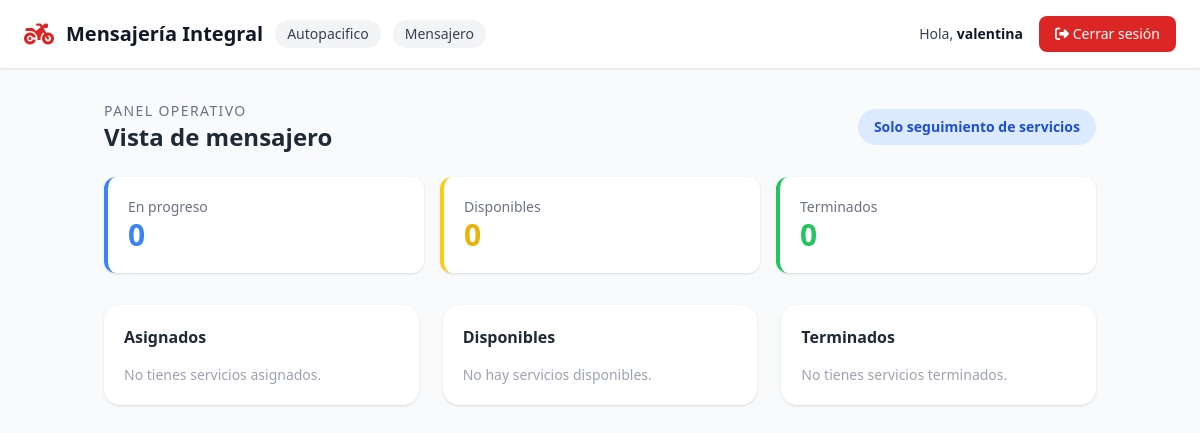
/mensajero/ (signed in), run on the app's committed database.
### usuarios/models.py (models this page shows, shortened)
class Usuario(AbstractUser):
    ROL_CHOICES = [
        ('coordinador', 'Coordinador'),
        ('cliente', 'Cliente'),
        ('mensajero', 'Mensajero'),
    ]
    rol = models.CharField(max_length=20, choices=ROL_CHOICES)
    telefono = models.CharField(max_length=20, blank=True)
    foto_perfil = models.ImageField(upload_to='perfiles/', blank=True, null=True)
    empresa = models.ForeignKey(
        Empresa,
        on_delete=models.SET_NULL,
        null=True,
        blank=True,
        related_name='usuarios'
    )
    class Meta:
        verbose_name = "Usuario"
        verbose_name_plural = "Usuarios"

class Empresa(models.Model):
    nombre = models.CharField(max_length=100)
    nit = models.CharField(max_length=20, blank=True)
    telefono = models.CharField(max_length=20, blank=True)
    activa = models.BooleanField(default=True)
    class Meta:
        verbose_name = "Empresa"
        verbose_name_plural = "Empresas"

### dashboard/views.py (the view)
# urls.py: path('mensajero/', views.mensajero_inicio, name='mensajero_inicio'),
@login_required
def mensajero_inicio(request):
    if request.user.rol != 'mensajero':
        return _redirigir_dashboard(request.user)
    servicios = _servicios_empresa(request.user)
    asignados = servicios.filter(mensajero=request.user)
    disponibles = servicios.filter(estado='sin_asignar')
    terminados = servicios.filter(mensajero=request.user, estado='terminado')
    context = {
        'asignados': asignados,
        'disponibles': disponibles,
        'terminados': terminados,
        'en_progreso': asignados.filter(estado='en_progreso').count(),
        'sin_asignar': disponibles.count(),
        'terminados_count': terminados.count(),
    }
    return render(request, 'dashboard/mensajero_inicio.html', context)

### dashboard/context_processors.py (called while the page is built)
def google_maps(request):
    return {
        'google_maps_api_key': getattr(settings, 'GOOGLE_MAPS_API_KEY', ''),
    }

### dashboard/templates/dashboard/mensajero_inicio.html (shortened to what this page needs)
{% extends 'dashboard/base.html' %}
{% load l10n %}
{% block content %}
<div class="flex justify-between items-center mb-6">
    <div>
        <p class="text-sm text-gray-500 uppercase tracking-widest">Panel operativo</p>
        <h1 class="text-2xl font-bold text-gray-800">Vista de mensajero</h1>
    </div>
    <span class="bg-blue-100 text-blue-700 px-4 py-2 rounded-full text-sm font-semibold">
        Solo seguimiento de servicios
    </span>
</div>
<div class="grid grid-cols-1 md:grid-cols-3 gap-4 mb-8">
    <div class="bg-white rounded-xl shadow p-5 border-l-4 border-blue-500">
        <p class="text-gray-500 text-sm">En progreso</p>
        <p class="text-3xl font-bold text-blue-500">{{ en_progreso }}</p>
    </div>
    <div class="bg-white rounded-xl shadow p-5 border-l-4 border-yellow-400">
        <p class="text-gray-500 text-sm">Disponibles</p>
        <p class="text-3xl font-bold text-yellow-500">{{ sin_asignar }}</p>
    </div>
    <div class="bg-white rounded-xl shadow p-5 border-l-4 border-green-500">
        <p class="text-gray-500 text-sm">Terminados</p>
        <p class="text-3xl font-bold text-green-500">{{ terminados_count }}</p>
    </div>
</div>
<div class="grid grid-cols-1 lg:grid-cols-3 gap-6">
    <section class="bg-white rounded-2xl shadow p-5">
        <h2 class="font-bold text-gray-800 mb-4">Asignados</h2>
        <div class="space-y-3 max-h-[32rem] overflow-auto pr-1">
            {% for servicio in asignados %}
            <article class="border rounded-xl p-4">
                <div class="flex justify-between gap-3 mb-2">
                    <strong class="text-gray-800">Orden #{{ servicio.orden }}</strong>
                    <span class="text-xs px-2 py-1 rounded-full {% if servicio.estado == 'en_progreso' %}bg-blue-100 text-blue-700{% else %}bg-green-100 text-green-700{% endif %}">
                        {{ servicio.get_estado_display }}
                    </span>
                </div>
                <p class="text-sm text-gray-500"><strong>Origen:</strong> {{ servicio.origen }}</p>
                <p class="text-sm text-gray-500"><strong>Destino:</strong> {{ servicio.destino }}</p>
                <p class="text-sm text-gray-500"><strong>Vehículo:</strong> {{ servicio.tipo_vehiculo }}</p>
                {% if servicio.origen_lat and servicio.origen_lng and servicio.destino_lat and servicio.destino_lng %}
                <a
                    href="https://www.google.com/maps/dir/?api=1&origin={{ servicio.origen_lat|unlocalize }},{{ servicio.origen_lng|unlocalize }}&destination={{ servicio.destino_lat|unlocalize }},{{ servicio.destino_lng|unlocalize }}&travelmode=driving"
                    target="_blank"
                    rel="noreferrer"
                    class="inline-flex items-center gap-2 mt-3 bg-slate-900 hover:bg-slate-800 text-white px-4 py-2 rounded-lg text-sm font-semibold transition"
                >
                    <i class="fas fa-route"></i> Abrir ruta
                </a>
                {% endif %}
                {% if servicio.tiene_mapa %}
                <div class="mt-3">
                    {% include 'dashboard/partials/mini_map.html' with servicio=servicio map_id='mensajero-map-'|add:servicio.id %}
                </div>
                {% endif %}
            </article>
            {% empty %}
            <p class="text-sm text-gray-400">No tienes servicios asignados.</p>
            {% endfor %}
        </div>
    </section>
    <section class="bg-white rounded-2xl shadow p-5">
        <h2 class="font-bold text-gray-800 mb-4">Disponibles</h2>
        <div class="space-y-3 max-h-[32rem] overflow-auto pr-1">
            {% for servicio in disponibles %}
            <article class="border rounded-xl p-4 border-dashed border-yellow-300 bg-yellow-50/40">
                <div class="flex justify-between gap-3 mb-2">
                    <strong class="text-gray-800">Orden #{{ servicio.orden }}</strong>
                    <span class="text-xs px-2 py-1 rounded-full bg-yellow-100 text-yellow-700">Sin asignar</span>
                </div>
                <p class="text-sm text-gray-500"><strong>Origen:</strong> {{ servicio.origen }}</p>
                <p class="text-sm text-gray-500"><strong>Destino:</strong> {{ servicio.destino }}</p>
                <p class="text-sm text-gray-500"><strong>Prioridad:</strong> {{ servicio.get_prioridad_display }}</p>
                {% if servicio.origen_lat and servicio.origen_lng and servicio.destino_lat and servicio.destino_lng %}
                <a
                    href="https://www.google.com/maps/dir/?api=1&origin={{ servicio.origen_lat|unlocalize }},{{ servicio.origen_lng|unlocalize }}&destination={{ servicio.destino_lat|unlocalize }},{{ servicio.destino_lng|unlocalize }}&travelmode=driving"
                    target="_blank"
                    rel="noreferrer"
                    class="inline-flex items-center gap-2 mt-3 bg-slate-900 hover:bg-slate-800 text-white px-4 py-2 rounded-lg text-sm font-semibold transition"
                >
                    <i class="fas fa-route"></i> Abrir ruta
                </a>
                {% endif %}
                {% if servicio.tiene_mapa %}
                <div class="mt-3">
                    {% include 'dashboard/partials/mini_map.html' with servicio=servicio map_id='disponible-map-'|add:servicio.id %}
                </div>
                {% endif %}
            </article>
            {% empty %}
            <p class="text-sm text-gray-400">No hay servicios disponibles.</p>
            {% endfor %}
        </div>
    </section>
    <section class="bg-white rounded-2xl shadow p-5">
        <h2 class="font-bold text-gray-800 mb-4">Terminados</h2>
        <div class="space-y-3 max-h-[32rem] overflow-auto pr-1">
            {% for servicio in terminados %}
            <article class="border rounded-xl p-4">
                <div class="flex justify-between gap-3 mb-2">
                    <strong class="text-gray-800">Orden #{{ servicio.orden }}</strong>
                    <span class="text-xs px-2 py-1 rounded-full bg-green-100 text-green-700">Terminado</span>
                </div>
                <p class="text-sm text-gray-500"><strong>Origen:</strong> {{ servicio.origen }}</p>
                <p class="text-sm text-gray-500"><strong>Destino:</strong> {{ servicio.destino }}</p>
                <p class="text-sm text-gray-500"><strong>Cliente:</strong> {{ servicio.cliente.get_full_name|default:servicio.cliente.username }}</p>
                {% if servicio.origen_lat and servicio.origen_lng and servicio.destino_lat and servicio.destino_lng %}
                <a
                    href="https://www.google.com/maps/dir/?api=1&origin={{ servicio.origen_lat|unlocalize }},{{ servicio.origen_lng|unlocalize }}&destination={{ servicio.destino_lat|unlocalize }},{{ servicio.destino_lng|unlocalize }}&travelmode=driving"
                    target="_blank"
                    rel="noreferrer"
                    class="inline-flex items-center gap-2 mt-3 bg-slate-900 hover:bg-slate-800 text-white px-4 py-2 rounded-lg text-sm font-semibold transition"
                >
                    <i class="fas fa-route"></i> Abrir ruta
                </a>
                {% endif %}
                {% if servicio.tiene_mapa %}
                <div class="mt-3">
                    {% include 'dashboard/partials/mini_map.html' with servicio=servicio map_id='terminado-map-'|add:servicio.id %}
                </div>
                {% endif %}
            </article>
            {% empty %}
            <p class="text-sm text-gray-400">No tienes servicios terminados.</p>
            {% endfor %}
        </div>
    </section>
</div>
{% endblock %}

### dashboard/templates/dashboard/base.html (shortened to what this page needs)
<!DOCTYPE html>
<html lang="es">
<head>
    <script src="https://cdn.tailwindcss.com"></script>
    <link rel="stylesheet" href="https://cdnjs.cloudflare.com/ajax/libs/font-awesome/6.4.0/css/all.min.css">
</head>
<body class="bg-gray-50 min-h-screen text-gray-900">
    {% if user.is_authenticated %}
    <nav class="bg-white text-gray-900 px-6 py-4 flex justify-between items-center border-b border-gray-200 shadow-sm">
        <div class="flex items-center gap-3">
            <i class="fas fa-motorcycle text-2xl text-red-600"></i>
            <span class="font-bold text-xl">Mensajería Integral</span>
            {% if user.empresa %}
            <span class="bg-gray-100 px-3 py-1 rounded-full text-sm text-gray-700">{{ user.empresa.nombre }}</span>
            {% endif %}
            {% if user.rol %}
            <span class="bg-gray-100 px-3 py-1 rounded-full text-sm capitalize text-gray-700">{{ user.rol }}</span>
            {% endif %}
        </div>
        <div class="flex items-center gap-4">
            <span class="text-sm text-gray-700">Hola, <strong class="text-gray-900">{{ user.username }}</strong></span>
            <a href="{% url 'dashboard:logout' %}" class="bg-red-600 hover:bg-red-700 px-4 py-2 rounded-lg text-sm transition text-white">
                <i class="fas fa-sign-out-alt"></i> Cerrar sesión
            </a>
        </div>
    </nav>
    {% endif %}
    <main class="container mx-auto px-4 py-8">
        {% block content %}{% endblock %}
    </main>
</body>
</html>

### data on the page
Usuario: empresa.nombre "Autopacifico", rol "Mensajero", username "valentina"

### other printed values
{{ en_progreso }} "0"
{{ sin_asignar }} "0"
{{ terminados_count }} "0"
